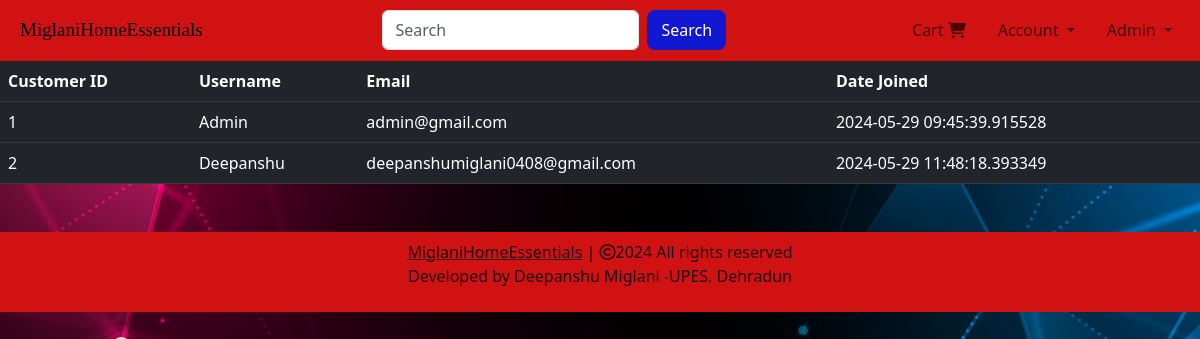
Page /customers (signed in) on the committed database.
### website/models.py (models this page shows, shortened)
class Customer(db.Model, UserMixin):
    id = db.Column(db.Integer, primary_key=True)
    email = db.Column(db.String(100), unique=True)
    username = db.Column(db.String(100))
    password_hash = db.Column(db.String(150))
    date_joined = db.Column(db.DateTime(), default=datetime.utcnow)
    cart_items = db.relationship('Cart', backref=db.backref('customer', lazy=True))
    orders = db.relationship('Order', backref=db.backref('customer', lazy=True))
    @property
    def password(self):
        raise AttributeError('Password is not a readable Attribute')

### website/admin.py (the view)
@admin.route('/customers')
@login_required
def display_customers():
    if current_user.id == 1:
        customers = Customer.query.all()
        return render_template('customers.html', customers=customers)
    return render_template('404.html')

### website/__init__.py (called while the page is built)
def create_app():
    app = Flask(__name__)
    app.config['SECRET_KEY'] = 'hbnwdvbn ajnbsjn ahe'
    app.config['SQLALCHEMY_DATABASE_URI'] = f'sqlite:///{DB_NAME}'
    db.init_app(app)
    @app.errorhandler(404)
    def page_not_found(error):
        return render_template('404.html')
    login_manager = LoginManager()
    login_manager.init_app(app)
    login_manager.login_view = 'auth.login'
    @login_manager.user_loader
    def load_user(id):
        return Customer.query.get(int(id))
    from .views import views
    from .auth import auth
    from .admin import admin
    from .models import Customer, Cart, Product, Order
    app.register_blueprint(views, url_prefix='/') # localhost:5000/about-us
    app.register_blueprint(auth, url_prefix='/') # localhost:5000/auth/change-password
    app.register_blueprint(admin, url_prefix='/')
    return app

### website/templates/customers.html (shortened to what this page needs)
{% extends 'base.html' %}
{% block body %}
<table class="table table-dark table-hover">
    <thead>
        <tr>
            <th scope="col">Customer ID</th>
            <th scope="col">Username</th>
            <th scope="col">Email</th>
            <th scope="col">Date Joined</th>
        </tr>
    </thead>
    <tbody>
        {% for customer in customers %}
        <tr>
        <td>{{ customer.id }}</td>
        <td>{{ customer.username }}</td>
        <td>{{ customer.email }}</td>
        <td>{{ customer.date_joined }}</td>
        </tr>
        {% endfor %}
    </tbody>
</table>
{% endblock %}

### website/templates/base.html (style rules this page uses)
body { background-image: url('/static/base.jpg'); background-size: cover; background-repeat: no-repeat; background-position: center center; }

### rows in the picture
Customer: id "1", username "Admin", email "admin@gmail.com", date_joined "2024-05-29 09:45:39.915528"
Customer: id "2", username "Deepanshu", email "deepanshumiglani0408@gmail.com", date_joined "2024-05-29 11:48:18.393349"
